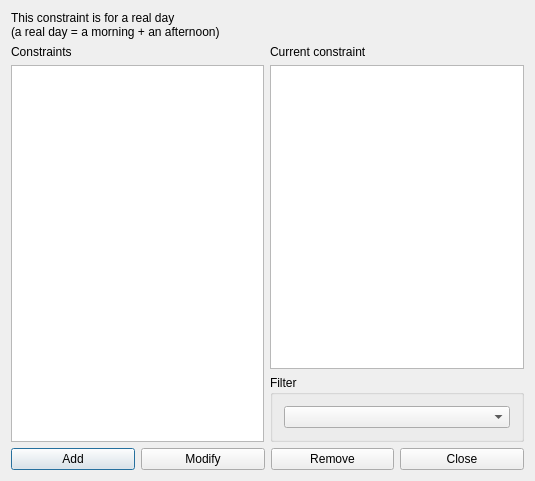
<?xml version="1.0" encoding="UTF-8"?>
<ui version="4.0">
 <class>ConstraintTeacherMaxBuildingChangesPerRealDayForm_template</class>
 <widget class="QDialog" name="ConstraintTeacherMaxBuildingChangesPerRealDayForm_template">
  <property name="geometry">
   <rect>
    <x>0</x>
    <y>0</y>
    <width>535</width>
    <height>481</height>
   </rect>
  </property>
  <property name="windowTitle">
   <string extracomment="This is the title of the dialog in which you see the list of all constraints of this type">Constraints teacher max building changes per real day</string>
  </property>
  <layout class="QGridLayout" name="gridLayout_2">
   <item row="0" column="0" colspan="2">
    <widget class="QLabel" name="label">
     <property name="text">
      <string>This constraint is for a real day
(a real day = a morning + an afternoon)</string>
     </property>
    </widget>
   </item>
   <item row="1" column="0" rowspan="2">
    <layout class="QVBoxLayout" name="verticalLayout">
     <item>
      <widget class="QLabel" name="constraintsTextLabel">
       <property name="frameShape">
        <enum>QFrame::NoFrame</enum>
       </property>
       <property name="frameShadow">
        <enum>QFrame::Plain</enum>
       </property>
       <property name="text">
        <string>Constraints</string>
       </property>
       <property name="wordWrap">
        <bool>false</bool>
       </property>
      </widget>
     </item>
     <item>
      <widget class="QListWidget" name="constraintsListWidget"/>
     </item>
    </layout>
   </item>
   <item row="1" column="1">
    <layout class="QVBoxLayout" name="verticalLayout_2">
     <item>
      <widget class="QLabel" name="currentConstraintTextLabel">
       <property name="text">
        <string>Current constraint</string>
       </property>
       <property name="wordWrap">
        <bool>false</bool>
       </property>
      </widget>
     </item>
     <item>
      <widget class="QPlainTextEdit" name="currentConstraintTextEdit"/>
     </item>
    </layout>
   </item>
   <item row="2" column="1">
    <widget class="QGroupBox" name="groupBox">
     <property name="title">
      <string>Filter</string>
     </property>
     <layout class="QGridLayout" name="gridLayout">
      <item row="0" column="0">
       <widget class="QComboBox" name="teachersComboBox"/>
      </item>
     </layout>
    </widget>
   </item>
   <item row="3" column="0" colspan="2">
    <layout class="QHBoxLayout" name="horizontalLayout">
     <item>
      <widget class="QPushButton" name="addConstraintPushButton">
       <property name="text">
        <string>Add</string>
       </property>
      </widget>
     </item>
     <item>
      <widget class="QPushButton" name="modifyConstraintPushButton">
       <property name="text">
        <string>Modify</string>
       </property>
      </widget>
     </item>
     <item>
      <widget class="QPushButton" name="removeConstraintPushButton">
       <property name="text">
        <string>Remove</string>
       </property>
      </widget>
     </item>
     <item>
      <widget class="QPushButton" name="closePushButton">
       <property name="text">
        <string>Close</string>
       </property>
      </widget>
     </item>
    </layout>
   </item>
  </layout>
 </widget>
 <layoutdefault spacing="6" margin="11"/>
 <resources/>
 <connections/>
</ui>
